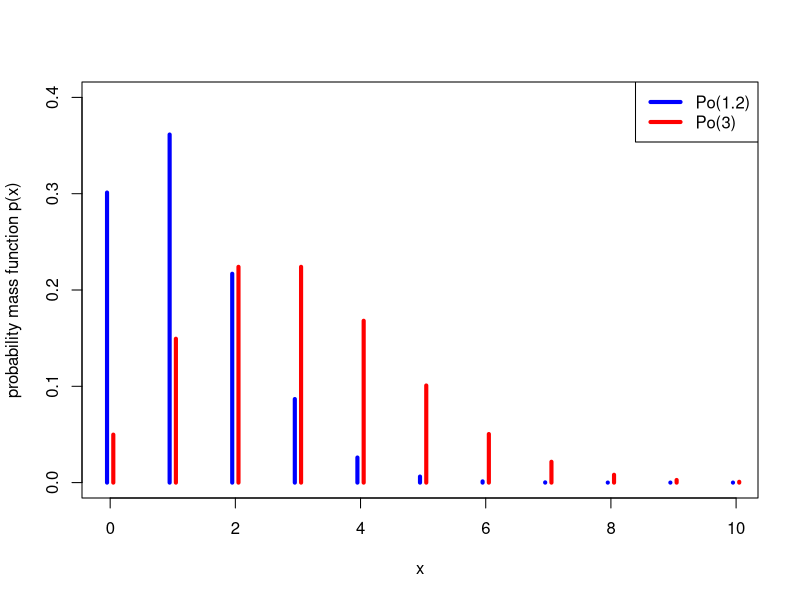
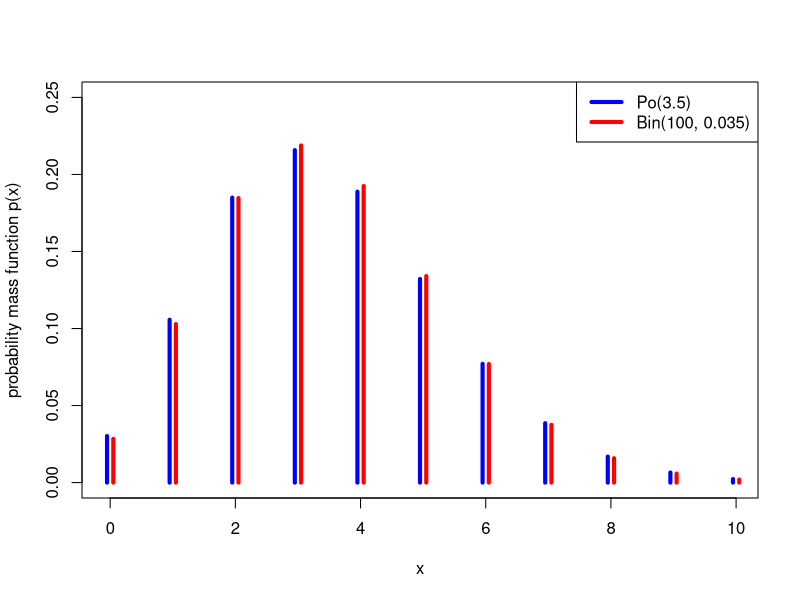

Generate these figures, in order, with R:
## ---- chunk 1
x <- 0:10

plot(x-0.05,   dpois(x, 1.2), type = "h", lwd = 4, col = "blue", ylim = c(0, 0.4), xlab = "x", ylab = "probability mass function p(x)")
points(x+0.05, dpois(x, 3), type = "h", lwd = 4, col = "red")
legend("topright", c("Po(1.2)", "Po(3)"), col = c("blue", "red"), lwd = 4)
## ---- chunk 2
x <- 0:10

plot(x-0.05,   dpois(x, 3.5), type = "h", lwd = 4, col = "blue", ylim = c(0, 0.25), xlab = "x", ylab = "probability mass function p(x)")
points(x+0.05, dbinom(x, 100, 0.035), type = "h", lwd = 4, col = "red")
legend("topright", c("Po(3.5)", "Bin(100, 0.035)"), col = c("blue", "red"), lwd = 4)
